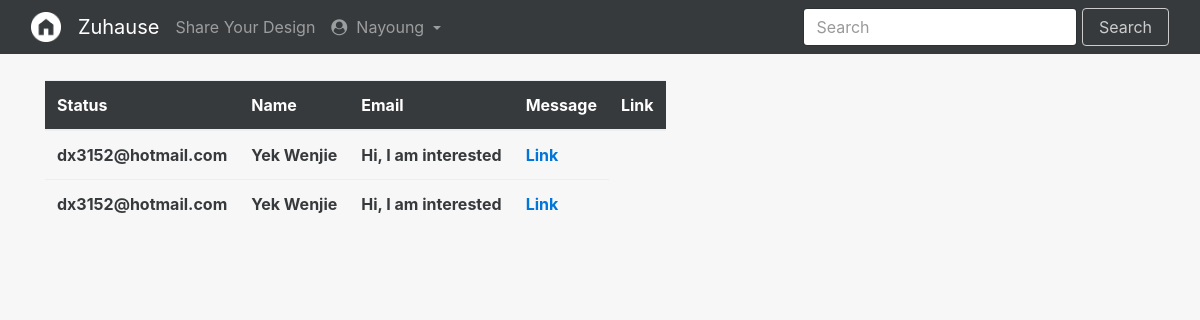
The page /messageInterface.php?email=nayoung@hotmail.com (signed in) on the database its author committed.
### tables this page shows
CREATE TABLE IF NOT EXISTS `message` (
  `id` int(11) NOT NULL,
  `name` varchar(255) NOT NULL,
  `email` varchar(255) NOT NULL,
  `message` varchar(255) NOT NULL,
  `status` int(11) NOT NULL,
  `receiver` varchar(255) NOT NULL,
  `link` varchar(255) NOT NULL
);

### messageInterface.php (the view, shortened to what this page needs)
<?php
include "config.php";
  @$email=$_GET['email'];
?>
<head>
<link rel="stylesheet" type="text/css" href="index_files/login.css">
</head>
  <body>
    <div class="container">
    <table class="table table-hover table-responsive" >
    <thead class="thead-inverse">
        <tr>
        <th>Status</th>
        <th>Name</th>
        <th>Email</th>
        <th>Message</th>
        <th>Link</th>
      </tr>
      </thead>
      <tbody>
    <?php
     $sql="SELECT * FROM message WHERE receiver='$email'";
      $result=$conn->query($sql);
      if ($result->num_rows>0) {
         while($row = $result->fetch_assoc()) {
         echo "
              <th>".$row["name"]."</th>
              <th>".$row["email"]."</th>
              <th>".$row["message"]."</th>
              <th><a href='".$row["link"]."'>Link</a></th>
              </tr>";
         }
      }
    ?>
    </div>

### index_files/login.css (style rules this page uses)
body { padding-top: 5rem; background-color: #f7f7f7; }

### rows shown on the page
message: name "dx3152@hotmail.com", email "Yek Wenjie", message "Hi, I am interested"
message: name "dx3152@hotmail.com", email "Yek Wenjie", message "Hi, I am interested"
